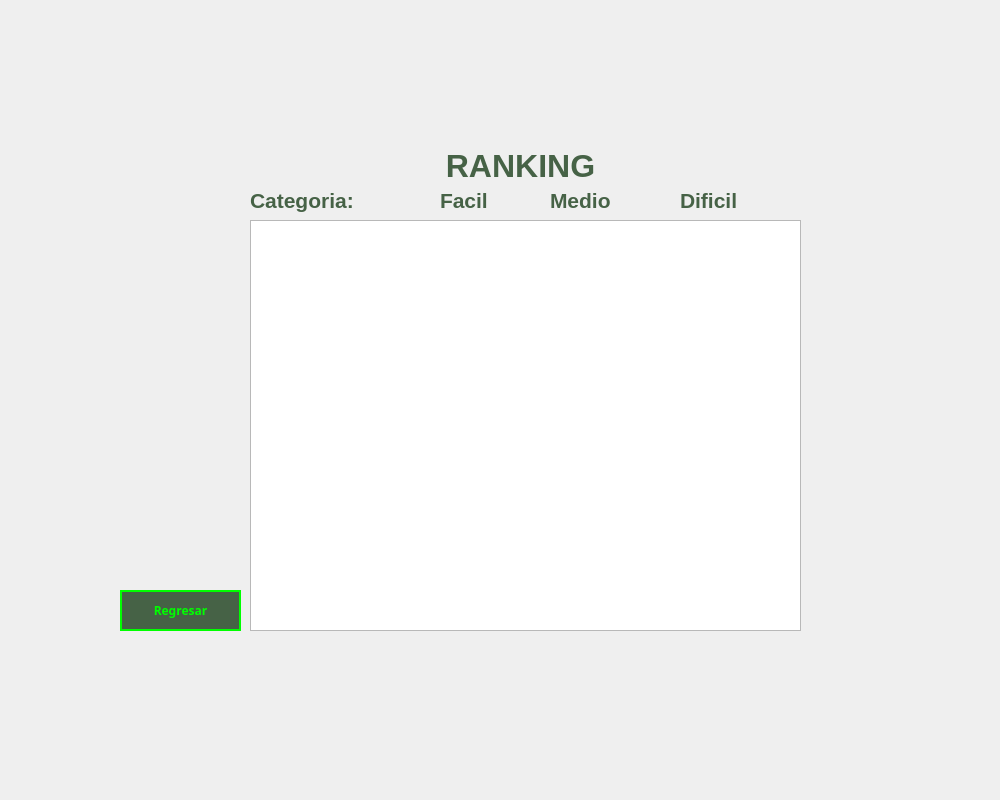
<?xml version="1.0" encoding="UTF-8"?>
<ui version="4.0">
 <class>FrmRanking</class>
 <widget class="QWidget" name="FrmRanking">
  <property name="geometry">
   <rect>
    <x>0</x>
    <y>0</y>
    <width>1000</width>
    <height>800</height>
   </rect>
  </property>
  <property name="windowTitle">
   <string>Form</string>
  </property>
  <property name="styleSheet">
   <string notr="true">QPushButton {
    background-color: rgba(0, 40, 0, 180);
    border: 2px solid #00FF00;             
    color: #00FF00;                       
    font-family: 'Press Start 2P';
	font-style:Bold;         
    padding: 10px;
    text-transform: uppercase;
}


QPushButton:hover {
    background-color: #004400;
    border-color: #55FF55;                
    color: #55FF55;
  
    box-shadow: 0 0 10px #00FF00; 
}


QPushButton:pressed {
    background-color: #00FF00;
    color: #050A05;                     
}

QLabel {
    color: rgba(0, 40, 0, 180);               
    font-family: 'Segoe UI';  
    font-style: Bold;                
    background: transparent;        
}


QRadioButton::indicator:checked {
    background-color: #00FF00;      
    border: 2px solid #55FF55;     
    image: url(:/icons/pixel_dot.png); 
}


QRadioButton::hover {
    color: #55FF55;
}</string>
  </property>
  <widget class="QLabel" name="label">
   <property name="geometry">
    <rect>
     <x>410</x>
     <y>140</y>
     <width>221</width>
     <height>51</height>
    </rect>
   </property>
   <property name="font">
    <font>
     <family>Segoe UI</family>
     <pointsize>24</pointsize>
     <bold>true</bold>
    </font>
   </property>
   <property name="text">
    <string>RANKING</string>
   </property>
   <property name="alignment">
    <set>Qt::AlignmentFlag::AlignCenter</set>
   </property>
  </widget>
  <widget class="QTableWidget" name="tblRanking">
   <property name="geometry">
    <rect>
     <x>250</x>
     <y>220</y>
     <width>551</width>
     <height>411</height>
    </rect>
   </property>
  </widget>
  <widget class="QPushButton" name="btnSalir">
   <property name="geometry">
    <rect>
     <x>120</x>
     <y>590</y>
     <width>121</width>
     <height>41</height>
    </rect>
   </property>
   <property name="font">
    <font>
     <family>Press Start 2P</family>
     <bold>true</bold>
    </font>
   </property>
   <property name="text">
    <string>Regresar</string>
   </property>
  </widget>
  <widget class="QLabel" name="label_2">
   <property name="geometry">
    <rect>
     <x>250</x>
     <y>180</y>
     <width>161</width>
     <height>41</height>
    </rect>
   </property>
   <property name="font">
    <font>
     <family>Segoe UI</family>
     <pointsize>16</pointsize>
     <bold>true</bold>
    </font>
   </property>
   <property name="text">
    <string>Categoria:</string>
   </property>
  </widget>
  <widget class="QRadioButton" name="rbMedio">
   <property name="geometry">
    <rect>
     <x>530</x>
     <y>180</y>
     <width>111</width>
     <height>41</height>
    </rect>
   </property>
   <property name="font">
    <font>
     <family>Segoe UI</family>
     <pointsize>16</pointsize>
     <bold>true</bold>
    </font>
   </property>
   <property name="styleSheet">
    <string notr="true">QRadioButton {
    color: rgba(0, 40, 0, 180);               
    font-family: 'Segoe UI';  
    font-style: Bold;                
    background: transparent;        
}</string>
   </property>
   <property name="text">
    <string>Medio</string>
   </property>
  </widget>
  <widget class="QRadioButton" name="rbDificil">
   <property name="geometry">
    <rect>
     <x>660</x>
     <y>180</y>
     <width>121</width>
     <height>41</height>
    </rect>
   </property>
   <property name="font">
    <font>
     <family>Segoe UI</family>
     <pointsize>16</pointsize>
     <bold>true</bold>
    </font>
   </property>
   <property name="styleSheet">
    <string notr="true">QRadioButton {
    color: rgba(0, 40, 0, 180);               
    font-family: 'Segoe UI';  
    font-style: Bold;                
    background: transparent;        
}</string>
   </property>
   <property name="text">
    <string>Dificil</string>
   </property>
  </widget>
  <widget class="QRadioButton" name="rbFacil">
   <property name="geometry">
    <rect>
     <x>420</x>
     <y>180</y>
     <width>91</width>
     <height>41</height>
    </rect>
   </property>
   <property name="font">
    <font>
     <family>Segoe UI</family>
     <pointsize>16</pointsize>
     <bold>true</bold>
    </font>
   </property>
   <property name="styleSheet">
    <string notr="true">QRadioButton {
    color: rgba(0, 40, 0, 180);               
    font-family: 'Segoe UI';  
    font-style: Bold;                
    background: transparent;        
}</string>
   </property>
   <property name="text">
    <string>Facil</string>
   </property>
  </widget>
 </widget>
 <resources/>
 <connections/>
</ui>
